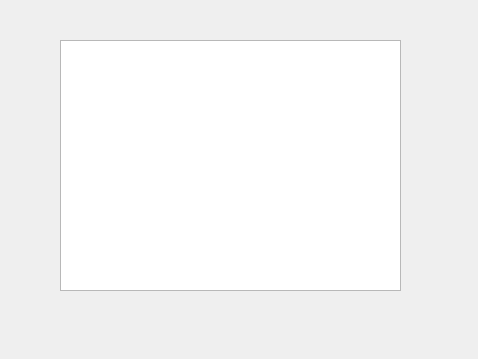
<?xml version="1.0" encoding="UTF-8"?>
<ui version="4.0">
 <class>Form</class>
 <widget class="QWidget" name="Form">
  <property name="geometry">
   <rect>
    <x>0</x>
    <y>0</y>
    <width>478</width>
    <height>359</height>
   </rect>
  </property>
  <property name="windowTitle">
   <string>Form</string>
  </property>
  <widget class="QListWidget" name="listWidget">
   <property name="geometry">
    <rect>
     <x>60</x>
     <y>40</y>
     <width>341</width>
     <height>251</height>
    </rect>
   </property>
   <property name="selectionMode">
    <enum>QAbstractItemView::MultiSelection</enum>
   </property>
   <property name="selectionBehavior">
    <enum>QAbstractItemView::SelectRows</enum>
   </property>
   <property name="wordWrap">
    <bool>true</bool>
   </property>
  </widget>
 </widget>
 <resources/>
 <connections/>
</ui>
